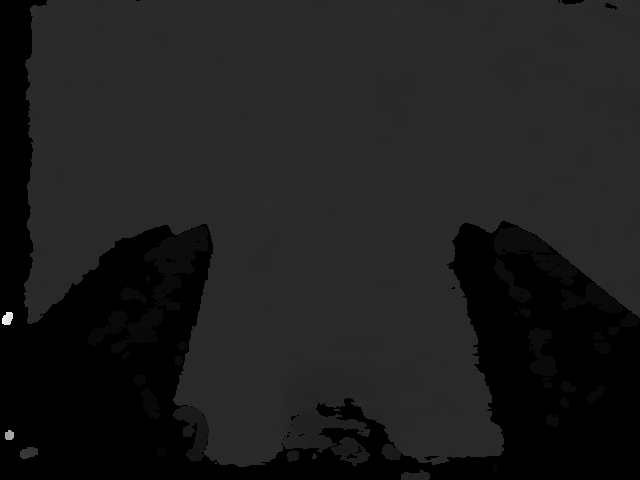
#> input picture examples/yoloe_grasp/grasp_pipeline/captured_data/depth.png, 640 x 480 px
$ python depth_grasp.py
#> lines starting #> are read from the running program, lines starting #| are printed output that depends on the picture; after the words box and inside, x2 and y2 are one past the last pixel; in counts of white or black regions, pixels touching at a corner belong together; long printed decimals are rounded
#!/usr/bin/env python3
"""Depth-Based Grasp Computation for Grasp Pipeline.

Given a 2D bounding box (or segmentation mask) and a depth image,
computes a top-down grasp pose in the camera coordinate frame.

The grasp is a centroid-based approach with PCA-based rotation:
    1. Find the 3D centroid of the object from depth within the bbox/mask
    2. Use PCA on 2D mask pixels to estimate the object's principal axis angle
    3. Return (rotation, translation, quality, pca_angle) compatible
       with step_6_transform_to_base
"""
from __future__ import annotations

import logging
from typing import Optional, Tuple

import numpy as np

logger = logging.getLogger(__name__)


def compute_pca_angle(
    mask: Optional[np.ndarray] = None,
    bbox_xyxy: Optional[np.ndarray] = None,
    min_points: int = 20,
) -> float:
    """Estimate the object's principal axis angle via 2D PCA.

    Computes PCA on the (u, v) coordinates of mask pixels (preferred)
    or bbox grid points (fallback).  Returns the angle of the first
    principal component — i.e. the direction of the *long axis*.

    The caller should add ±90° if the gripper must close across the
    narrow axis.

    Args:
        mask: (H, W) bool, segmentation mask.  Used if provided.
        bbox_xyxy: [x1, y1, x2, y2] bounding box (int-castable).
                   Used as fallback when mask is None.
        min_points: Minimum pixel count for PCA to be meaningful.

    Returns:
        Angle in radians of the first principal component, measured
        counter-clockwise from the image +u axis.  Range: (-π/2, π/2].
        Returns 0.0 if PCA cannot be computed (degenerate case).
    """
    # Gather 2D points
    if mask is not None and mask.any():
        ys, xs = np.where(mask)
        pts = np.column_stack((xs.astype(np.float64), ys.astype(np.float64)))
    elif bbox_xyxy is not None:
        x1, y1, x2, y2 = np.asarray(bbox_xyxy, dtype=int)
        xs = np.arange(x1, x2)
        ys = np.arange(y1, y2)
        xx, yy = np.meshgrid(xs, ys)
        pts = np.column_stack((xx.ravel().astype(np.float64),
                               yy.ravel().astype(np.float64)))
    else:
        logger.warning("compute_pca_angle: no mask or bbox — returning 0")
        return 0.0

    if len(pts) < min_points:
        logger.warning(
            f"compute_pca_angle: only {len(pts)} points (< {min_points}) — returning 0")
        return 0.0

    # 2x2 covariance → eigen decomposition
    cov = np.cov(pts, rowvar=False)  # shape (2, 2)
    eigenvalues, eigenvectors = np.linalg.eigh(cov)
    # eigh returns eigenvalues in ascending order; the largest is last
    pc1 = eigenvectors[:, -1]  # first principal component (largest variance)

    angle = np.arctan2(pc1[1], pc1[0])  # radians, range (-π, π]

    # Normalise to (-π/2, π/2] — the axis has no intrinsic direction
    if angle > np.pi / 2:
        angle -= np.pi
    elif angle <= -np.pi / 2:
        angle += np.pi

    # Log aspect ratio (eigenvalue ratio) as a quality indicator
    ev_ratio = eigenvalues[-1] / max(eigenvalues[0], 1e-9)
    logger.info(
        f"PCA angle: {np.degrees(angle):.1f}°  "
        f"eigenvalue ratio: {ev_ratio:.2f}"
    )

    # For nearly-square/circular objects (ratio < 1.5), PCA is unreliable —
    # it tends to pick the diagonal of a square. Default to 0° (straight grasp).
    if ev_ratio < 1.5:
        logger.info(
            f"PCA ratio {ev_ratio:.2f} < 1.5 (near-square shape) — "
            f"ignoring unstable angle {np.degrees(angle):.1f}°, using 0°"
        )
        return 0.0

    return float(angle)


def compute_grasp_from_detection(
    bbox_xyxy: np.ndarray,
    depth_image: np.ndarray,
    intrinsic_matrix: np.ndarray,
    factor_depth: int = 1000,
    mask: Optional[np.ndarray] = None,
    depth_percentile: float = 50.0,
    depth_strategy: str = "surface",
    grasp_height_fraction: float = 0.5,
) -> Optional[Tuple[np.ndarray, np.ndarray, float, float]]:
    """Compute a top-down grasp pose from a 2D detection + depth.

    Args:
        bbox_xyxy: [x1, y1, x2, y2] bounding box in pixel coords.
        depth_image: (H, W) uint16 depth image.
        intrinsic_matrix: (3, 3) camera intrinsic matrix.
        factor_depth: Scale factor (1000 = depth values are in mm).
        mask: Optional (H, W) bool segmentation mask. If provided,
              depth is sampled only from masked pixels inside the bbox.
        depth_percentile: Percentile of depth values to use as Z
                          (50 = median, lower = closer surface).
        depth_strategy: Depth strategy for computing grasp Z.
            - ``"surface"`` (default): use the depth percentile (median)
              of valid mask pixels — the object's top surface.
            - ``"mid_height"``: estimate object height from the depth
              spread (p10 vs p90) and target a configurable fraction
              of the way down from the top surface.
        grasp_height_fraction: Fraction of estimated object height at
            which to place the grasp (0.0 = top surface, 1.0 = bottom).
            Only used when ``depth_strategy="mid_height"``.  Default 0.5.

    Returns:
        Tuple of (rotation_matrix, translation, quality_score, pca_angle)
        or None.
            rotation_matrix: (3, 3) top-down grasp orientation.
            translation: (3,) grasp position in camera frame [meters].
            quality_score: Simple quality metric (0-1).
            pca_angle: Object long-axis angle in radians (from 2D PCA).
    """
    x1, y1, x2, y2 = bbox_xyxy.astype(int)
    h, w = depth_image.shape[:2]

    # Clamp to image bounds
    x1 = max(0, x1)
    y1 = max(0, y1)
    x2 = min(w, x2)
    y2 = min(h, y2)

    if x2 <= x1 or y2 <= y1:
        logger.warning("Invalid bbox after clamping")
        return None

    # Extract depth region
    depth_roi = depth_image[y1:y2, x1:x2].copy()

    # Apply segmentation mask if available
    if mask is not None:
        mask_roi = mask[y1:y2, x1:x2]
        depth_roi[~mask_roi] = 0

    # Filter valid depth values
    valid_mask = depth_roi > 0
    valid_depths = depth_roi[valid_mask]

    if len(valid_depths) < 10:
        logger.warning(f"Too few valid depth pixels: {len(valid_depths)}")
        return None

    # Also filter out 65535 (sensor no-return sentinel)
    valid_depths = valid_depths[valid_depths < 65535]

    if len(valid_depths) < 10:
        logger.warning("Too few valid depth pixels after filtering sentinels")
        return None

    # ── Depth strategy ──────────────────────────────────────────────────
    MIN_HEIGHT_M = 0.005   # 5 mm — below this, object is "flat"
    MAX_HEIGHT_M = 0.15    # 15 cm — clamp to avoid outlier-driven depths

    if depth_strategy == "mid_height":
        z_top = np.percentile(valid_depths, 10) / factor_depth
        z_bottom = np.percentile(valid_depths, 90) / factor_depth
        estimated_height = z_bottom - z_top

        if estimated_height < MIN_HEIGHT_M:
            # Flat object — fall back to surface strategy
            Z = np.percentile(valid_depths, depth_percentile) / factor_depth
            logger.info(
                f"mid_height: estimated height {estimated_height*1000:.1f} mm "
                f"< {MIN_HEIGHT_M*1000:.0f} mm threshold — falling back to "
                f"surface strategy (Z={Z:.4f} m)"
            )
        else:
            estimated_height = min(estimated_height, MAX_HEIGHT_M)
            Z = z_top + estimated_height * grasp_height_fraction
            logger.info(
                f"mid_height: z_top={z_top:.4f} m (p10), "
                f"z_bottom={z_bottom:.4f} m (p90), "
                f"estimated_height={estimated_height*1000:.1f} mm, "
                f"fraction={grasp_height_fraction:.2f}, "
                f"grasp Z={Z:.4f} m"
            )
    else:
        # Default "surface" strategy — median depth
        Z = np.percentile(valid_depths, depth_percentile) / factor_depth

    logger.info(
        f"Depth stats (mm): min={valid_depths.min()}, "
        f"median={np.median(valid_depths):.0f}, "
        f"max={valid_depths.max()}, "
        f"using Z={Z:.4f} m (strategy={depth_strategy})"
    )

    if Z < 0.05 or Z > 2.0:
        logger.warning(f"Suspicious Z value: {Z:.4f} m")

    # Compute 2D centroid
    if mask is not None:
        # Use mask centroid (more accurate than bbox center)
        mask_roi = mask[y1:y2, x1:x2]
        ys, xs = np.where(mask_roi & (depth_roi > 0) & (depth_roi < 65535))
        if len(xs) > 0:
            cx_local = np.mean(xs)
            cy_local = np.mean(ys)
        else:
            cx_local = (x2 - x1) / 2.0
            cy_local = (y2 - y1) / 2.0
    else:
        # Use bbox center
        cx_local = (x2 - x1) / 2.0
        cy_local = (y2 - y1) / 2.0

    # Convert to full-image pixel coordinates
    u = x1 + cx_local
    v = y1 + cy_local

    # Unproject to 3D camera frame
    fx, fy = intrinsic_matrix[0, 0], intrinsic_matrix[1, 1]
    cx_cam, cy_cam = intrinsic_matrix[0, 2], intrinsic_matrix[1, 2]

    X = (u - cx_cam) * Z / fx
    Y = (v - cy_cam) * Z / fy

    translation = np.array([X, Y, Z], dtype=np.float64)

    logger.info(
        f"Grasp 3D center (cam frame): "
        f"X={X:.4f}, Y={Y:.4f}, Z={Z:.4f} m  "
        f"(pixel u={u:.0f}, v={v:.0f})"
    )

    # Top-down grasp rotation
    # GraspNet convention: grasp closes along X, approach along Z
    # For a camera looking down:
    #   camera Z (optical axis) ≈ pointing down at table
    #   We want gripper approach = camera Z direction
    # Rotation matrix maps gripper frame → camera frame:
    #   gripper-x (closing) → camera-x (image right)
    #   gripper-y (finger length) → camera-y (image down)
    #   gripper-z (approach) → camera-z (into scene)
    rotation = np.eye(3, dtype=np.float64)

    # Quality score based on depth coverage
    coverage = len(valid_depths) / ((x2 - x1) * (y2 - y1) + 1e-6)
    quality = min(1.0, coverage)

    logger.info(f"Grasp quality: {quality:.3f} (depth coverage)")

    # PCA angle from mask (or bbox fallback)
    pca_angle = compute_pca_angle(mask=mask, bbox_xyxy=bbox_xyxy)

    return rotation, translation, quality, pca_angle


# ─── Standalone test ─────────────────────────────────────────────────────────
if __name__ == "__main__":
    import cv2
    from pathlib import Path

    logging.basicConfig(level=logging.INFO)

    data_dir = Path(__file__).parent / "captured_data"
    if not data_dir.exists():
        print(f"No captured data at {data_dir}")
        exit(1)

    from PIL import Image
    import scipy.io as scio

    depth = np.array(Image.open(str(data_dir / "depth.png")))
#> depth is the input picture: shape (480, 640) uint16; min 0, max 23603, mean 2706.5
    meta = scio.loadmat(str(data_dir / "meta.mat"))
#> (reads examples/yoloe_grasp/grasp_pipeline/captured_data/meta.mat from the repository)
    intrinsic = meta["intrinsic_matrix"]

    # Fake bbox for testing (center of image)
    h, w = depth.shape
#> h = 480; w = 640
    bbox = np.array([w // 4, h // 4, 3 * w // 4, 3 * h // 4], dtype=float)
#> bbox = [160, 120, 480, 360]

    result = compute_grasp_from_detection(bbox, depth, intrinsic)
#> in compute_grasp_from_detection, `depth_roi = depth_image[y1:y2, x1:x2].copy()`:
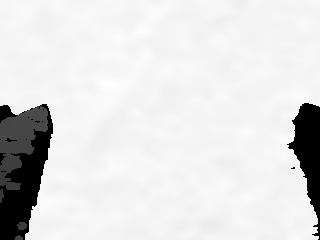
#> depth_roi: shape (240, 320) uint16; min 0, max 4019, mean 3509.8; drawn with min black and max white
#> in compute_grasp_from_detection, `valid_mask = depth_roi > 0`:
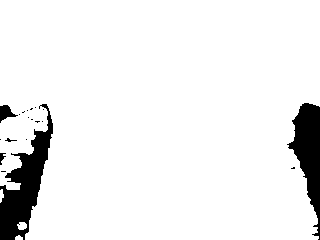
#> valid_mask: shape (240, 320) bool; 93% white; 19 black regions (14 under 20 px), largest, box (x1, y1, x2, y2) and area: (0, 104, 53, 240) 2982, (287, 103, 320, 240) 2175, (0, 105, 18, 123) 162, (0, 153, 6, 165) 37, (5, 138, 17, 142) 20
#> in compute_grasp_from_detection, `Z = np.percentile(valid_depths, depth_percentile) / factor_depth`: Z = 3.86
#> in compute_grasp_from_detection, `X = (u - cx_cam) * Z / fx`: X = -0.0473
#> in compute_grasp_from_detection, `Y = (v - cy_cam) * Z / fy`: Y = -0.0286
#> in compute_grasp_from_detection, `translation = np.array([X, Y, Z], dtype=np.float64)`: translation = [-0.0473, -0.0286, 3.86]
#> in compute_grasp_from_detection, `coverage = len(valid_depths) / ((x2 - x1) * (y2 - y1) + 1e-6)`: coverage = 0.93
#> result = ([[1, 0, 0], [0, 1, 0], [0, 0, 1]], [-0.0473, -0.0286, 3.86], 0.93, 0)
    if result:
        rot, trans, score, pca_angle = result
#> rot = [[1, 0, 0], [0, 1, 0], [0, 0, 1]]; trans = [-0.0473, -0.0286, 3.86]; score = 0.93; pca_angle = 0
        print(f"\nGrasp pose:")
        print(f"  Translation: {trans}")
#|   Translation: [-0.04733 -0.02864  3.859     ]
        print(f"  Rotation:\n{rot}")
#|   Rotation:
#| [[1. 0. 0.]
#|  [0. 1. 0.]
#|  [0. 0. 1.]]
        print(f"  Quality: {score:.3f}")
#|   Quality: 0.930
        print(f"  PCA angle: {np.degrees(pca_angle):.1f}°")
#|   PCA angle: 0.0°
    else:
        print("Failed to compute grasp")
